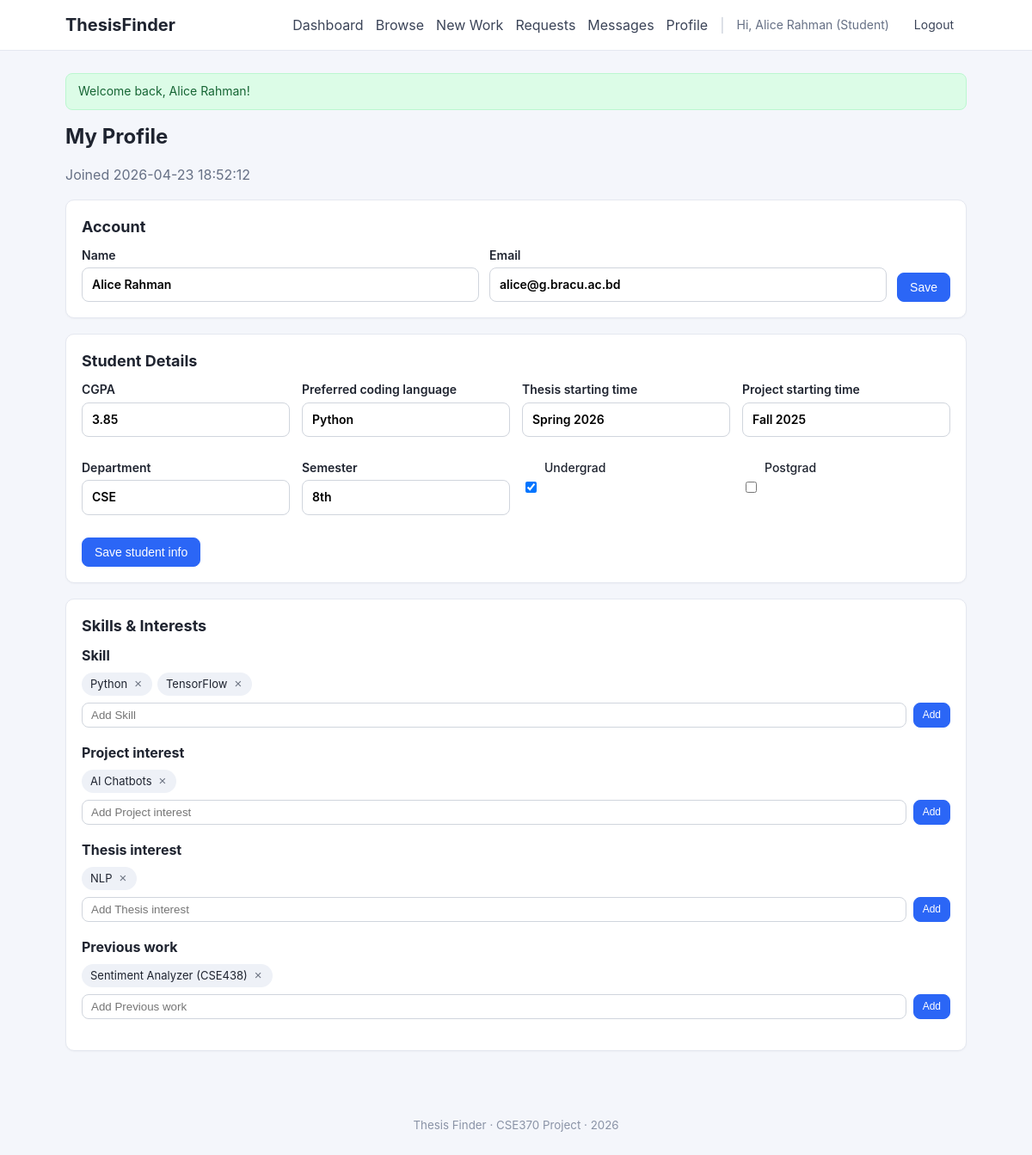
/profile/index.php (signed in), run on the app's committed database.
### tables this page shows
CREATE TABLE user (
    id              INT AUTO_INCREMENT PRIMARY KEY,
    email           VARCHAR(120) NOT NULL UNIQUE,
    password        VARCHAR(255) NOT NULL,
    name            VARCHAR(120) NOT NULL,
    student_flag    TINYINT(1) NOT NULL DEFAULT 0,
    teacher_flag    TINYINT(1) NOT NULL DEFAULT 0,
    created_at      DATETIME NOT NULL DEFAULT CURRENT_TIMESTAMP
);

CREATE TABLE student (
    user_id                     INT PRIMARY KEY,
    cgpa                        DECIMAL(3,2),
    preferable_coding_language  VARCHAR(80),
    thesis_starting_time        VARCHAR(40),
    project_starting_time       VARCHAR(40),
    dept                        VARCHAR(80),
    semester                    VARCHAR(40),
    undergrad_flag              TINYINT(1) NOT NULL DEFAULT 1,
    postgrad_flag               TINYINT(1) NOT NULL DEFAULT 0,
    CONSTRAINT fk_student_user  FOREIGN KEY (user_id) REFERENCES user(id) ON DELETE CASCADE
);

### includes/auth.php (called while the page is built, shortened)
<?php
function current_user_id(): ?int {
    return $_SESSION['user_id'] ?? null;
}
function is_student(): bool {
    return !empty($_SESSION['student_flag']);
}
function h(?string $s): string {
    return htmlspecialchars((string)$s, ENT_QUOTES | ENT_SUBSTITUTE, 'UTF-8');
}

### profile/index.php (the view, shortened to what this page needs)
<?php
require_once __DIR__ . '/../config/db.php';
require_once __DIR__ . '/../includes/auth.php';
$uid = current_user_id();
$u = $conn->prepare('SELECT id, name, email, student_flag, teacher_flag, created_at FROM user WHERE id = ?');
$u->bind_param('i', $uid); $u->execute();
$user = $u->get_result()->fetch_assoc(); $u->close();
$student = null;
if (is_student()) {
    $s = $conn->prepare('SELECT * FROM student WHERE user_id = ?');
    $s->bind_param('i', $uid); $s->execute();
    $student = $s->get_result()->fetch_assoc(); $s->close();
}
function list_mv(mysqli $c, string $table, string $keyCol, string $col, int $uid): array {
    $s = $c->prepare("SELECT `$col` AS v FROM `$table` WHERE `$keyCol` = ? ORDER BY `$col`");
    $s->bind_param('i', $uid); $s->execute();
    $r = $s->get_result()->fetch_all(MYSQLI_ASSOC); $s->close();
    return array_column($r, 'v');
}
$skills          = list_mv($conn, 'user_project_skill',      'user_id', 'skill',            $uid);
require __DIR__ . '/../includes/header.php';
function mv_form(string $table, string $keyCol, string $col, array $items, string $label): void { ?>
    <div class="mv-block">
        <strong><?= h($label) ?></strong>
        <ul class="chips">
            <?php foreach ($items as $it): ?>
                <li class="chip">
                    <?= h($it) ?>
                    <form method="post" class="chip-del">
                        <button title="Remove" class="chip-x" type="submit">&times;</button>
                    </form>
                </li>
            <?php endforeach; ?>
        </ul>
        <form method="post" class="inline-add">
            <input type="text" name="value" placeholder="Add <?= h($label) ?>" required>
            <button class="btn btn-sm btn-primary" type="submit">Add</button>
        </form>
    </div>
<?php }
?>
<h1>My Profile</h1>
<p class="muted">Joined <?= h($user['created_at']) ?></p>
<section class="card">
    <h2>Account</h2>
    <form method="post" class="form form-row">
        <label>Name <input type="text" name="name" required value="<?= h($user['name']) ?>"></label>
        <label>Email <input type="email" name="email" required value="<?= h($user['email']) ?>"></label>
        <button class="btn btn-primary" type="submit">Save</button>
    </form>
</section>
<?php if (is_student()): ?>
<section class="card">
    <h2>Student Details</h2>
    <form method="post" class="form form-grid">
        <label>CGPA <input type="number" step="0.01" min="0" max="4" name="cgpa" value="<?= h($student['cgpa']) ?>"></label>
        <label>Preferred coding language <input type="text" name="preferable_coding_language" value="<?= h($student['preferable_coding_language']) ?>"></label>
        <label>Thesis starting time <input type="text" name="thesis_starting_time" value="<?= h($student['thesis_starting_time']) ?>"></label>
        <label>Project starting time <input type="text" name="project_starting_time" value="<?= h($student['project_starting_time']) ?>"></label>
        <label>Department <input type="text" name="dept" value="<?= h($student['dept']) ?>"></label>
        <label>Semester <input type="text" name="semester" value="<?= h($student['semester']) ?>"></label>
        <label class="inline"><input type="checkbox" name="undergrad_flag" <?= $student['undergrad_flag'] ? 'checked' : '' ?>> Undergrad</label>
        <label class="inline"><input type="checkbox" name="postgrad_flag"  <?= $student['postgrad_flag']  ? 'checked' : '' ?>> Postgrad</label>
        <button class="btn btn-primary" type="submit">Save student info</button>
    </form>
</section>
<?php endif; ?>
<section class="card">
    <h2>Skills &amp; Interests</h2>
    <?php
        mv_form('user_project_skill',   'user_id', 'skill',            $skills,          'Skill');
    ?>
</section>
<?php require __DIR__ . '/../includes/footer.php'; ?>

### assets/css/style.css (style rules this page uses)
* { box-sizing: border-box; }
html, body { margin: 0; padding: 0; }
body { font-family: -apple-system, BlinkMacSystemFont, "Segoe UI", Roboto, Helvetica, Arial, sans-serif; background: #f4f6fb; color: #1f2430; line-height: 1.45; }
.card { background: #fff; border: 1px solid #e5e8f0; border-radius: 10px; padding: 18px; margin-bottom: 18px; box-shadow: 0 1px 2px rgba(15,23,42,.04); }
h1 { font-size: 24px; margin: 14px 0 6px; }
h2 { font-size: 18px; margin: 0 0 10px; }
.btn { display: inline-block; padding: 8px 14px; border: 1px solid #d0d5dd; background: #fff; color: #1f2430; border-radius: 8px; cursor: pointer; font-size: 14px; text-decoration: none; transition: background .15s, border-color .15s; }
.btn-primary { background: #2b66f6; border-color: #2b66f6; color: #fff; }
.btn-sm { padding: 4px 10px; font-size: 12px; }
.form label { display: block; margin-bottom: 12px; font-weight: 600; font-size: 14px; }
.form input[type="text"], .form input[type="email"], .form input[type="password"], .form input[type="number"], .form input[type="search"], .form select, .form textarea { display: block; width: 100%; padding: 9px 11px; margin-top: 4px; border: 1px solid #d0d5dd; border-radius: 8px; font: inherit; background: #fff; }
.form .inline { display: inline-flex; gap: 6px; font-weight: 500; margin-right: 14px; }
.form-row { display: flex; flex-wrap: wrap; gap: 12px; align-items: end; }
.form-row label { flex: 1 1 220px; margin-bottom: 0; }
.form-grid { display: grid; grid-template-columns: repeat(auto-fit, minmax(220px, 1fr)); gap: 14px; }
.form-grid button { grid-column: 1 / -1; justify-self: start; }
.muted { color: #667085; }
.chips { list-style: none; padding: 0; margin: 8px 0; display: flex; flex-wrap: wrap; gap: 6px; }
.chip { display: inline-flex; align-items: center; gap: 6px; background: #eef1f7; padding: 4px 10px; border-radius: 999px; font-size: 13px; }
.chip-del { display: inline; margin: 0; padding: 0; background: none; border: none; }
.chip-x { border: none; background: none; color: #6b7280; cursor: pointer; font-size: 15px; padding: 0 2px; }
.inline-add { display: flex; gap: 8px; margin-top: 6px; }
.inline-add input { flex: 1; padding: 6px 10px; border: 1px solid #d0d5dd; border-radius: 8px; }
.mv-block { margin-bottom: 18px; }

### data on the page
user: created_at "2026-04-23 18:52:12", name "Alice Rahman", email "alice@g.bracu.ac.bd"
student: cgpa "3.85", preferable_coding_language "Python", thesis_starting_time "Spring 2026", project_starting_time "Fall 2025", dept "CSE", semester "8th", undergrad_flag "☑"

### other printed values
current_user_name() "Alice Rahman"
$succ "Welcome back, Alice Rahman!"
$label "Skill Project interest Thesis interest Previous work"
$it "Python"
$it "TensorFlow"
$it "AI Chatbots"
$it "NLP"
$it "Sentiment Analyzer (CSE438)"
